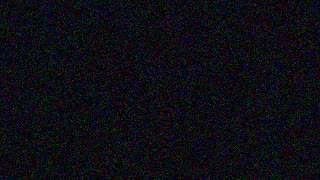
#> input picture ui/tests/fixtures/sceneTemplateReview/space.jpg, 320 x 180 px
$ python -i scene3d_comic_paper.py   (imports and definitions only)
#> lines starting #> are read from the running program, lines starting #| are printed output that depends on the picture
"""Printed-paper look for the comic chapter transition.

The cut frames must match the source, so the clean pictures stay as they are. Each panel also gets a
printed twin: newsprint colour, ink lines, a halftone screen in the shadows, the page's paper fibre and the
lamp that lights the whole page. The scene fades from the clean picture to the twin as the camera pulls
away, and back on the way in. The page itself is redrawn as a sheet of newsprint with hand-inked panel
borders, lying on a desk with two more pages under it. All of it is generated here: no third-party art.
"""
from __future__ import annotations

import math
from pathlib import Path

INK = (20, 17, 16)
PAPER = (240, 232, 214)
# The desk plane is this many times the page, so a yawing camera never sees its edge.
DESK_SPAN = 2.4


def _np():
    import numpy as np
    return np


# [111 lines left out: functions paper_fibre, lamp, print_rgb, _ink, _halftone, print_picture and 2 more, not called in this run]


def sticker_shadow(source: Path, dest: Path) -> None:
    """The sticker's soft shadow on its panel, thrown down and right by the page's lamp."""
#> called with dest = 'out.png'
    import cv2
    from PIL import Image
    np = _np()
    with Image.open(source) as opened:
#> opened is the input picture: PIL image 320x180 RGB; mean R, G, B 12.8, 13.5, 18.6
        alpha = np.asarray(opened.convert("RGBA"))[..., 3].astype(np.float32) / 255.0
#> alpha: shape (180, 320) float32; every value is 1
    height, width = alpha.shape
#> height = 180; width = 320
    shift = np.float32([[1, 0, width / 70], [0, 1, height / 60]])
#> shift = [[1, 0, 4.57], [0, 1, 3]]
    moved = cv2.warpAffine(alpha, shift, (width, height))
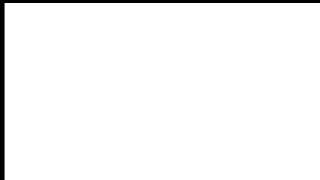
#> moved: shape (180, 320) float32; min 0, max 1, mean 0.969
    soft = cv2.GaussianBlur(moved, (0, 0), max(2.0, min(width, height) / 90))
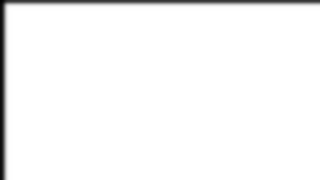
#> soft: shape (180, 320) float32; min 0.00962, max 1, mean 0.97
    shadow = np.zeros((height, width, 4), np.uint8)
    shadow[..., :3] = (12, 9, 8)
    shadow[..., 3] = np.clip(soft * 0.5 * 255, 0, 255).astype(np.uint8)
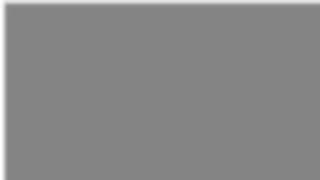
#> shadow: shape (180, 320, 4); mean of channels 0, 1, 2, 3 12, 9, 8, 123.2; transparent parts drawn white
    Image.fromarray(shadow).save(dest)


# [78 lines left out: functions newsprint_page, _ink_border, desk_backdrop, _paper_under, not called in this run]

>>> result = sticker_shadow('../../ui/tests/fixtures/sceneTemplateReview/space.jpg', 'out.png')
